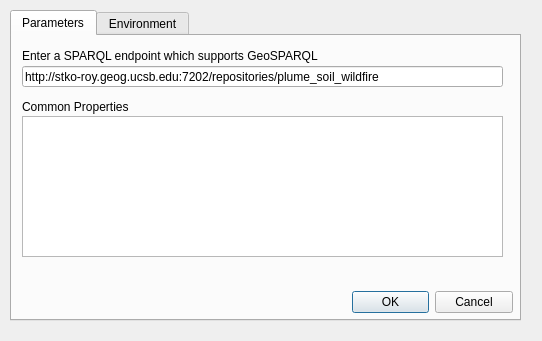
<?xml version="1.0" encoding="UTF-8"?>
<ui version="4.0">
 <class>kwg_geoenrichmentDialogBase</class>
 <widget class="QDialog" name="kwg_geoenrichmentDialogBase">
  <property name="geometry">
   <rect>
    <x>0</x>
    <y>0</y>
    <width>542</width>
    <height>341</height>
   </rect>
  </property>
  <property name="windowTitle">
   <string>KWG Geoenrichment</string>
  </property>
  <widget class="QTabWidget" name="tabWidget">
   <property name="geometry">
    <rect>
     <x>10</x>
     <y>10</y>
     <width>511</width>
     <height>311</height>
    </rect>
   </property>
   <property name="toolTip">
    <string>&lt;html&gt;&lt;head/&gt;&lt;body&gt;&lt;p&gt;Parameters&lt;/p&gt;&lt;/body&gt;&lt;/html&gt;</string>
   </property>
   <property name="currentIndex">
    <number>0</number>
   </property>
   <widget class="QWidget" name="tab">
    <attribute name="title">
     <string>Parameters</string>
    </attribute>
    <widget class="QLabel" name="label">
     <property name="geometry">
      <rect>
       <x>10</x>
       <y>10</y>
       <width>351</width>
       <height>20</height>
      </rect>
     </property>
     <property name="text">
      <string>Enter a SPARQL endpoint which supports GeoSPARQL</string>
     </property>
    </widget>
    <widget class="QLineEdit" name="lineEdit">
     <property name="geometry">
      <rect>
       <x>10</x>
       <y>30</y>
       <width>481</width>
       <height>21</height>
      </rect>
     </property>
     <property name="toolTip">
      <string>&lt;html&gt;&lt;head/&gt;&lt;body&gt;&lt;p&gt;Enter a SPARQL endpoint which supports GeoSPARQL&lt;/p&gt;&lt;/body&gt;&lt;/html&gt;</string>
     </property>
     <property name="text">
      <string>http://stko-roy.geog.ucsb.edu:7202/repositories/plume_soil_wildfire</string>
     </property>
    </widget>
    <widget class="QLabel" name="label_3">
     <property name="geometry">
      <rect>
       <x>10</x>
       <y>60</y>
       <width>191</width>
       <height>21</height>
      </rect>
     </property>
     <property name="text">
      <string>Common Properties</string>
     </property>
    </widget>
    <widget class="QDialogButtonBox" name="button_box">
     <property name="geometry">
      <rect>
       <x>340</x>
       <y>250</y>
       <width>161</width>
       <height>32</height>
      </rect>
     </property>
     <property name="orientation">
      <enum>Qt::Horizontal</enum>
     </property>
     <property name="standardButtons">
      <set>QDialogButtonBox::Cancel|QDialogButtonBox::Ok</set>
     </property>
    </widget>
    <widget class="QListWidget" name="listWidget">
     <property name="geometry">
      <rect>
       <x>10</x>
       <y>80</y>
       <width>481</width>
       <height>141</height>
      </rect>
     </property>
    </widget>
   </widget>
   <widget class="QWidget" name="tab_2">
    <attribute name="title">
     <string>Environment</string>
    </attribute>
   </widget>
  </widget>
 </widget>
 <resources/>
 <connections>
  <connection>
   <sender>button_box</sender>
   <signal>accepted()</signal>
   <receiver>kwg_geoenrichmentDialogBase</receiver>
   <slot>accept()</slot>
   <hints>
    <hint type="sourcelabel">
     <x>20</x>
     <y>20</y>
    </hint>
    <hint type="destinationlabel">
     <x>20</x>
     <y>20</y>
    </hint>
   </hints>
  </connection>
  <connection>
   <sender>button_box</sender>
   <signal>rejected()</signal>
   <receiver>kwg_geoenrichmentDialogBase</receiver>
   <slot>reject()</slot>
   <hints>
    <hint type="sourcelabel">
     <x>20</x>
     <y>20</y>
    </hint>
    <hint type="destinationlabel">
     <x>20</x>
     <y>20</y>
    </hint>
   </hints>
  </connection>
 </connections>
</ui>
